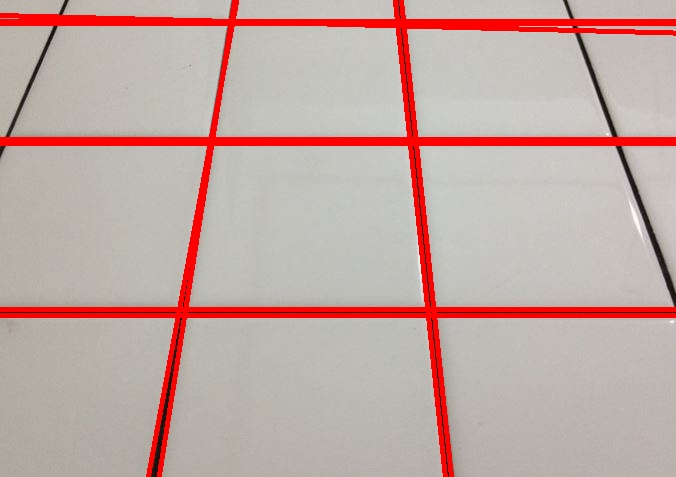
#> input picture robolin-tiles1.jpg, 676 x 477 px, found by its file name
$ jupyter execute Robo-Line-Detection-AI.ipynb   (shell and % lines are left out)
#> lines starting #> are read from the running program, lines starting #| are printed output that depends on the picture; after the words box and inside, x2 and y2 are one past the last pixel; in counts of white or black regions, pixels touching at a corner belong together
[cell 1]
import cv2
print(cv2.__version__)

[cell 2]
import cv2
import numpy as np
import matplotlib.pyplot as plt

# Define the image location
loc = r"C:\Users\TavishiS\Downloads\robolin-tiles1.jpg" # Replace with your actual image path

# Extract digits from the location string
n = "".join([s for s in loc if s.isdigit()])

# Read the image from the provided location
img = cv2.imread(loc)
#> img is the input picture: shape (477, 676, 3); mean B, G, R 163.9, 169, 193.9
if img is None:
    print(f"Error: Unable to open image file {loc}")
else:
    # Apply bilateral filter to the image
    img_filtered = cv2.bilateralFilter(img, d=9, sigmaColor=75, sigmaSpace=75)

    # Convert the image to grayscale
    bandw = cv2.cvtColor(img_filtered, cv2.COLOR_BGR2GRAY)
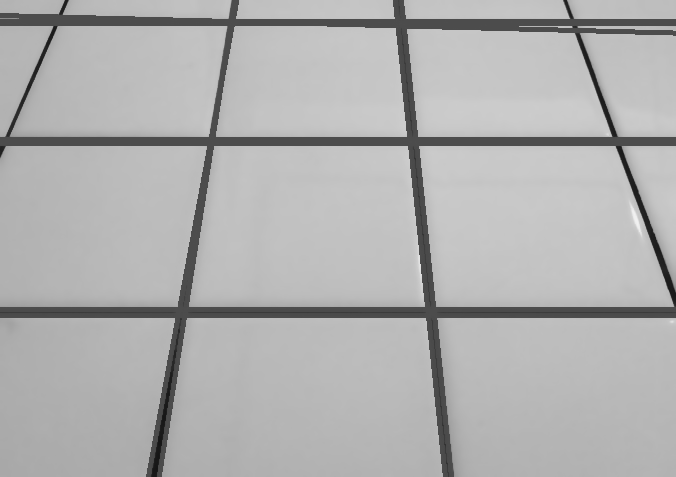
#> bandw: shape (477, 676); min 21, max 241, mean 175.9

    # Compute median and set Canny thresholds
    v = np.median(bandw)
#> v = 186
    sigma = 0.33
    lower_thresh = int(max(0, (1.0 - sigma) * v))
#> lower_thresh = 124
    upper_thresh = int(min(255, (1.0 + sigma) * v))
#> upper_thresh = 247

    # Apply Canny edge detection
    cannyimg = cv2.Canny(bandw, lower_thresh, upper_thresh, apertureSize=3)
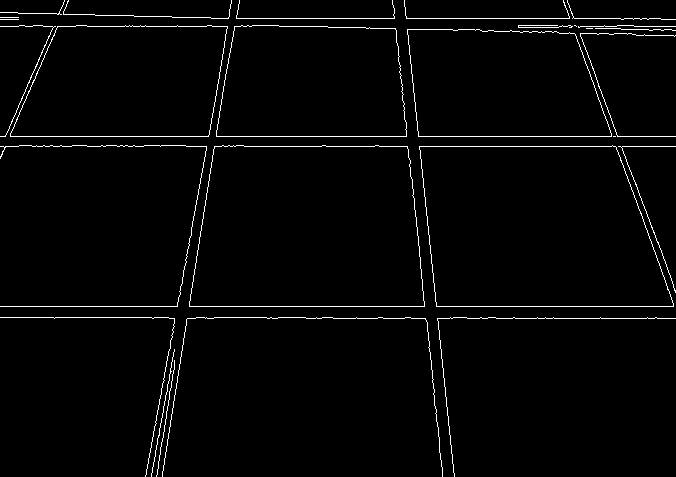
#> cannyimg: shape (477, 676); 2.2% white in thin lines or dots

    # Apply Hough Line Transform to detect lines
    lines = cv2.HoughLines(cannyimg, 1, np.pi/180, 150)
#> lines = 13 rows, first 8: [136, 1.57], [306, 1.57], [146, 1.57], [18, 1.57], [234, 0.157], [26, 1.57], [318, 1.57], [-390, 3.04]
    if lines is not None:
        for line in lines:
            rho, theta = line[0]
            a = np.cos(theta)
            b = np.sin(theta)
            x0 = a * rho
            y0 = b * rho
            x1 = int(x0 + 1000 * (-b))
            y1 = int(y0 + 1000 * (a))
            x2 = int(x0 - 1000 * (-b))
            y2 = int(y0 - 1000 * (a))
            cv2.line(img, (x1, y1), (x2, y2), (0, 0, 255), 3)
#> this loop made 13 passes
#> (rho, theta, a, b, x0, y0, x1, y1) on passes 1 to 12: (136, 1.57, -4.37e-08, 1, -5.94e-06, 136, -1000, 135), (306, 1.57, -4.37e-08, 1, -1.34e-05, 306, -1000, 305), (146, 1.57, -4.37e-08, 1, -6.38e-06, 146, -1000, 145), (18, 1.57, -4.37e-08, 1, -7.87e-07, 18, -1000, 17), (234, 0.157, 0.988, 0.156, 231.1, 36.61, 74, 1024), (26, 1.57, -4.37e-08, 1, -1.14e-06, 26, -1000, 25), (318, 1.57, -4.37e-08, 1, -1.39e-05, 318, -1000, 317), (-390, 3.04, -0.995, 0.105, 387.9, -40.77, 283, -1035), (-402, 3.04, -0.995, 0.105, 399.8, -42.02, 295, -1036), (-529, 2.79, -0.94, 0.342, 497.1, -180.9, 155, -1120), (21, 1.59, -0.0175, 1, -0.366, 21, -1000, 3), (13, 1.59, -0.0175, 1, -0.227, 13, -1000, -4)
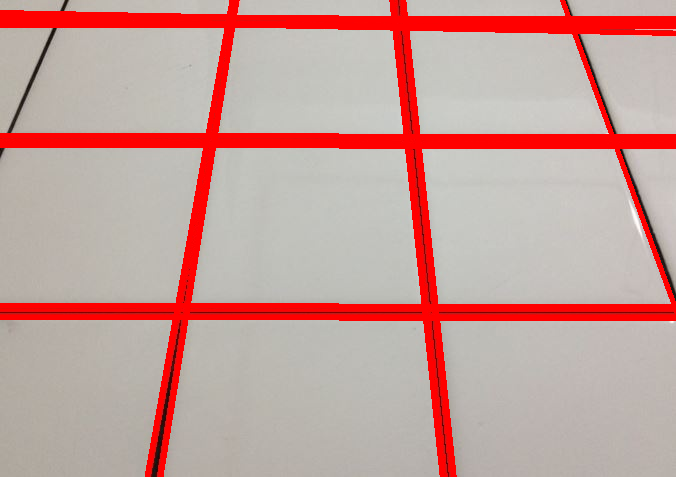
#> img: shape (477, 676, 3); 10.54% of pixels changed, all inside (x1, y1, x2, y2) = (0, 0, 676, 477)

    # Display the original image and the processed image
    plt.figure(figsize=(10, 5))
    plt.subplot(1, 2, 1)
    plt.imshow(cv2.cvtColor(img, cv2.COLOR_BGR2RGB))
    plt.title("Processed Image with Lines")

    plt.subplot(1, 2, 2)
    plt.imshow(cannyimg, cmap='gray')
    plt.title("Canny Edge Detection")

    plt.show()
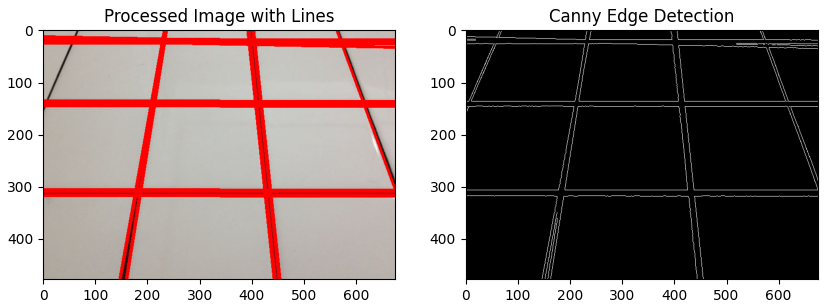
#> figure drawn by matplotlib, 2 panels

    # Ensure n is not empty; fallback to a default name if no digits were found
    if not n:
        n = "output"

    # Save the processed image with the detected lines
    output_filename = f'robolin-tiles-{n}.jpg'
    cv2.imwrite(output_filename, img)
    print(f"Processed image saved as {output_filename}")

$ run again, with robolin-tiles11.jpg copied over robolin-tiles1.jpg
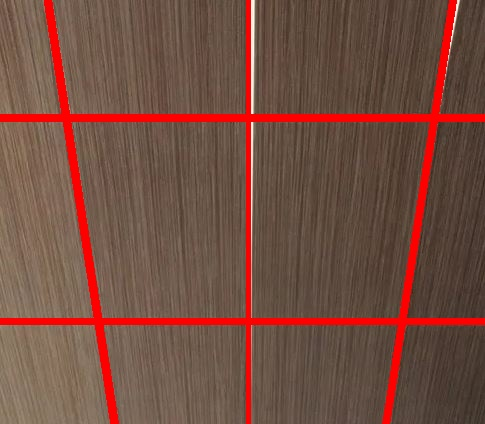
#> input picture robolin-tiles11.jpg, 485 x 424 px, found by its file name
#> img is the input picture: shape (424, 485, 3); mean B, G, R 65.1, 77.8, 115.6
#> v = 84
#> lower_thresh = 56
#> upper_thresh = 111
#> `cannyimg = cv2.Canny(bandw, lower_thresh, upper_thresh, apertureSize=3)`:
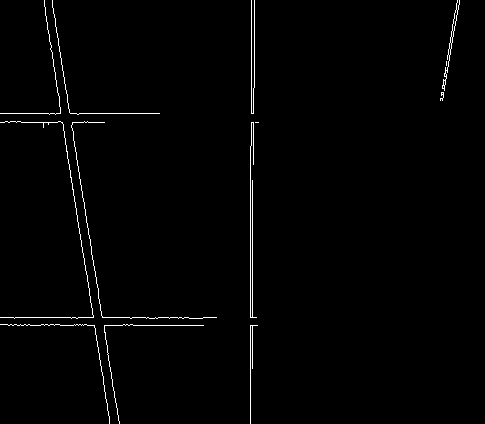
#> cannyimg: shape (424, 485); 1.2% white in thin lines or dots
#> lines = [[-42, 2.98], [-51, 2.98], [250, 0], [255, 0.0175], [252, 0], [317, 1.57], [325, 1.57]]
#> the loop `for line in lines:` made 7 passes
#> (rho, theta, a, b, x0, y0, x1, y1) on passes 1 to 7: (-42, 2.98, -0.988, 0.156, 41.48, -6.57, -114, -994), (-51, 2.98, -0.988, 0.156, 50.37, -7.98, -106, -995), (250, 0, 1, 0, 250, 0, 250, 1000), (255, 0.0175, 1, 0.0175, 255, 4.45, 237, 1004), (252, 0, 1, 0, 252, 0, 252, 1000), (317, 1.57, -4.37e-08, 1, -1.39e-05, 317, -1000, 316), (325, 1.57, -4.37e-08, 1, -1.42e-05, 325, -1000, 324)
#> `plt.show()`:
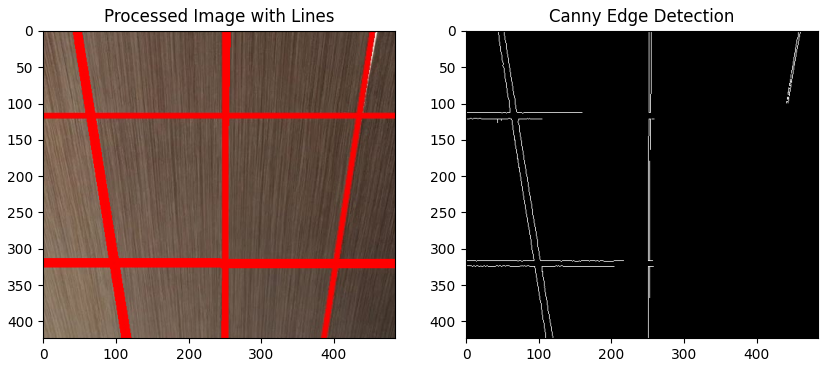
#> figure drawn by matplotlib, 2 panels

$ run again, with robolin-tiles2.jpg copied over robolin-tiles1.jpg
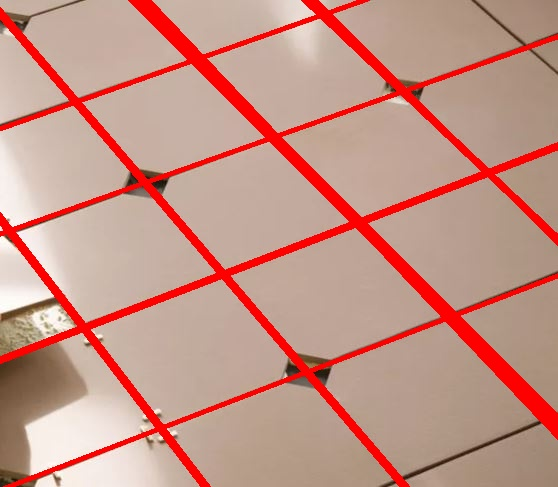
#> input picture robolin-tiles2.jpg, 558 x 487 px, found by its file name
#> img is the input picture: shape (487, 558, 3); mean B, G, R 134.6, 147.2, 196.9
#> v = 170
#> lower_thresh = 113
#> upper_thresh = 226
#> `cannyimg = cv2.Canny(bandw, lower_thresh, upper_thresh, apertureSize=3)`:
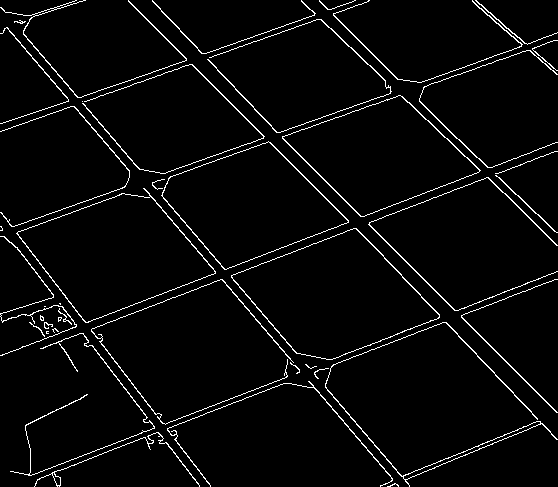
#> cannyimg: shape (487, 558); 3.6% white in thin lines or dots
#> lines = 13 rows, first 8: [332, 1.2], [-103, 2.36], [340, 1.2], [459, 1.2], [454, 1.2], [-90, 2.36], [-97, 2.37], [-108, 2.37]
#> the loop `for line in lines:` made 13 passes
#> (rho, theta, a, b, x0, y0, x1, y1) on passes 1 to 8: (332, 1.2, 0.358, 0.934, 119, 309.9, -814, 668), (-103, 2.36, -0.707, 0.707, 72.83, -72.83, -634, -779), (340, 1.2, 0.358, 0.934, 121.8, 317.4, -811, 675), (459, 1.2, 0.358, 0.934, 164.5, 428.5, -769, 786), (454, 1.2, 0.358, 0.934, 162.7, 423.8, -770, 782), (-90, 2.36, -0.707, 0.707, 63.64, -63.64, -643, -770), (-97, 2.37, -0.719, 0.695, 69.78, -67.38, -624, -786), (-108, 2.37, -0.719, 0.695, 77.69, -75.02, -616, -794)
#> `plt.show()`:
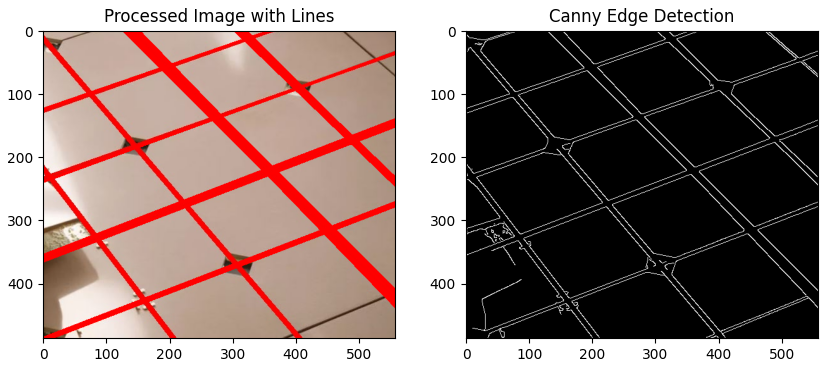
#> figure drawn by matplotlib, 2 panels

$ run again, with robolin-tiles5.jpg copied over robolin-tiles1.jpg
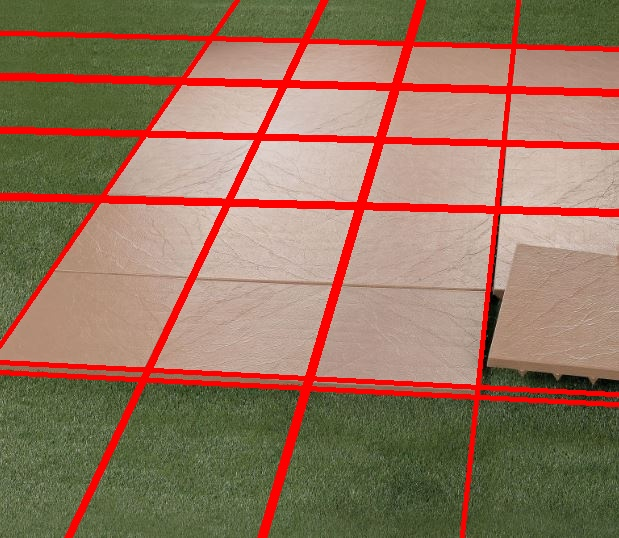
#> input picture robolin-tiles5.jpg, 619 x 538 px, found by its file name
#> img is the input picture: shape (538, 619, 3); mean B, G, R 94.2, 116.8, 150.3
#> v = 100
#> lower_thresh = 67
#> upper_thresh = 133
#> `cannyimg = cv2.Canny(bandw, lower_thresh, upper_thresh, apertureSize=3)`:
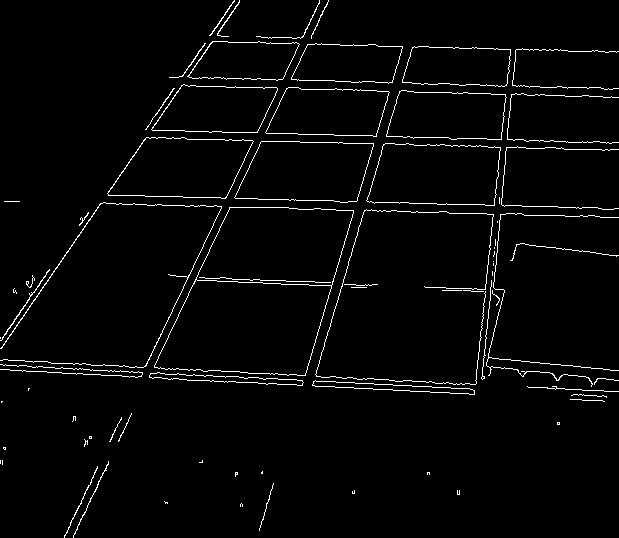
#> cannyimg: shape (538, 619); 2.7% white in thin lines or dots
#> lines = [[359, 1.62], [369, 1.62], [364, 1.62], [518, 0.105], [513, 0.105]]
#> the loop `for line in lines:` made 5 passes
#> (rho, theta, a, b, x0, y0, x1, y1) on passes 1 to 5: (359, 1.62, -0.0523, 0.999, -18.79, 358.5, -1017, 306), (369, 1.62, -0.0523, 0.999, -19.31, 368.5, -1017, 316), (364, 1.62, -0.0523, 0.999, -19.05, 363.5, -1017, 311), (518, 0.105, 0.995, 0.105, 515.2, 54.15, 410, 1048), (513, 0.105, 0.995, 0.105, 510.2, 53.62, 405, 1048)
#> `plt.show()`:
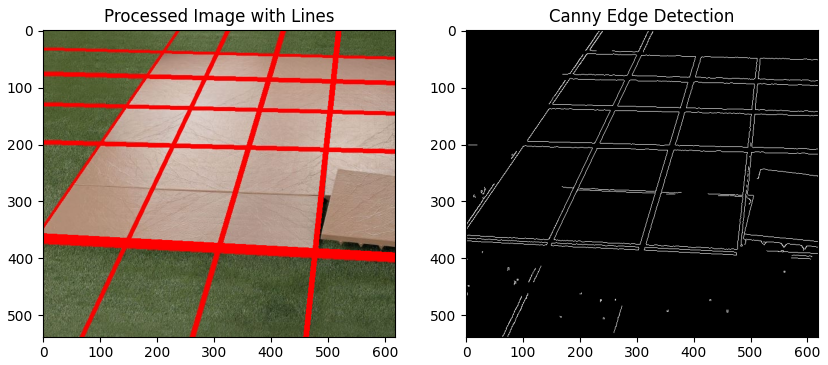
#> figure drawn by matplotlib, 2 panels
